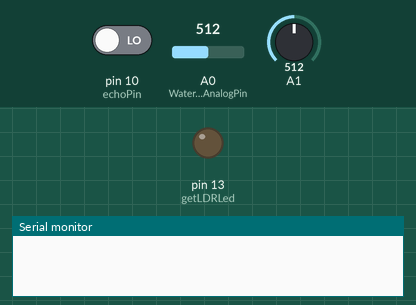
Simulated run of this sketch. Board: Arduino Uno, built with avr-gcc and run on an emulated ATmega328P. On the bench: output pins drawn as LEDs (lit = HIGH), the last lines printed to the serial monitor. Inputs (shaded band) come from the test bench; at power-on: A1 = 512, pin 10 (echoPin) LOW, A0 (WaterSensorAnalogPin) = 512. Pins used as bus, display or sensor lines are not drawn.

Above: at 1.2 s.
1.3 s: A1 set to 106
4.2 s: A1 set to 90
At 5.5 s:
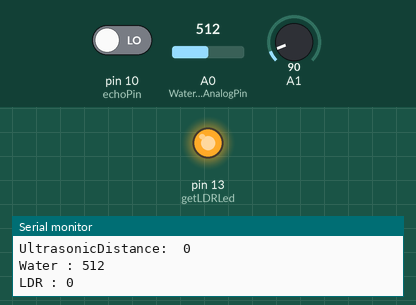
6.3 s: A1 set to 110
At 7.6 s:
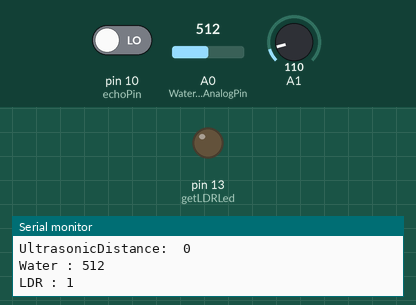
8.2 s: A1 set to 0
At 9.7 s:
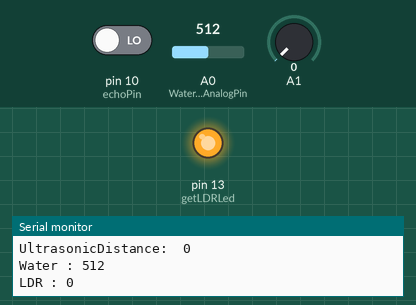
Timing chart, 0 to 11.0 s (numbered marks = the images above; inputs shaded):
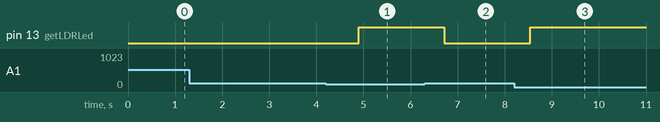

The sketch:

Arduino.ino
```cpp
//Serial Part
#include <SoftwareSerial.h>
#include <ArduinoJson.h>
SoftwareSerial s(5, 6);

//Ultrasonic Part
const int trigPin = 9;
const int echoPin = 10;
long UltrasonicRawInput;
int UltrasonicDistance;

//Water Sensor Part
int WaterSensorValue = 0;  // holds the value
int WaterSensorAnalogPin = A0; // sensor pin used

//LDR part
int light;

void setup() {
  // put your setup code here, to run once:
  //Serial Part
  Serial.begin(115200);
  s.begin(9600);

  //Ultrasonic Part
  pinMode(trigPin, OUTPUT);
  pinMode(echoPin, INPUT);

  //LDR part
  pinMode(13, OUTPUT);
}

void loop() {
  // put your main code here, to run repeatedly:
  StaticJsonBuffer<1000> jsonBuffer;
  JsonObject& root = jsonBuffer.createObject();
  root["Ultrasonic"] = getUltrasonicData();
  root["WaterSensor"] = getWaterSensorData();
  root["Light"] = getLDRData();
  root["Light LED"] = getLDRLed();
  root.printTo(s);
  delay(500);
  /*  if (s.available() > 0)
    {
      root.printTo(s);
    }*/
}

int getUltrasonicData() {
  digitalWrite(trigPin, LOW);
  delayMicroseconds(2);
  digitalWrite(trigPin, HIGH);
  delayMicroseconds(2);
  delay(250);
  digitalWrite(trigPin, LOW);
  UltrasonicRawInput = pulseIn(echoPin, HIGH);
  UltrasonicDistance = UltrasonicRawInput * 0.034 / 2;
  Serial.print("UltrasonicDistance:  ");
  Serial.println(UltrasonicDistance);
  return UltrasonicDistance;
}

int getWaterSensorData() {
  WaterSensorValue = analogRead(WaterSensorAnalogPin);
  Serial.print("Water : ");
  Serial.println(WaterSensorValue);
  return WaterSensorValue;
}

int getLDRData() {
  light = analogRead(A1);
  Serial.print("LDR : ");
  Serial.println(digitalRead(13));
  if (light < 100) {
    digitalWrite(13, HIGH);
  } else if (light > 100) {
    digitalWrite(13, LOW);
  }
  return light;
}

boolean getLDRLed() {
  return digitalRead(13);
}
```

Measured:
- the behaviour switches between 100 and 99 on A1 (found by bisection; images 0 and 1)
- after the input at 4.2 s, pin 13 (getLDRLed): LOW → HIGH after 0.70 s
- after the input at 6.3 s, pin 13 (getLDRLed): HIGH → LOW after 0.41 s
- after the input at 8.2 s, pin 13 (getLDRLed): LOW → HIGH after 0.34 s
